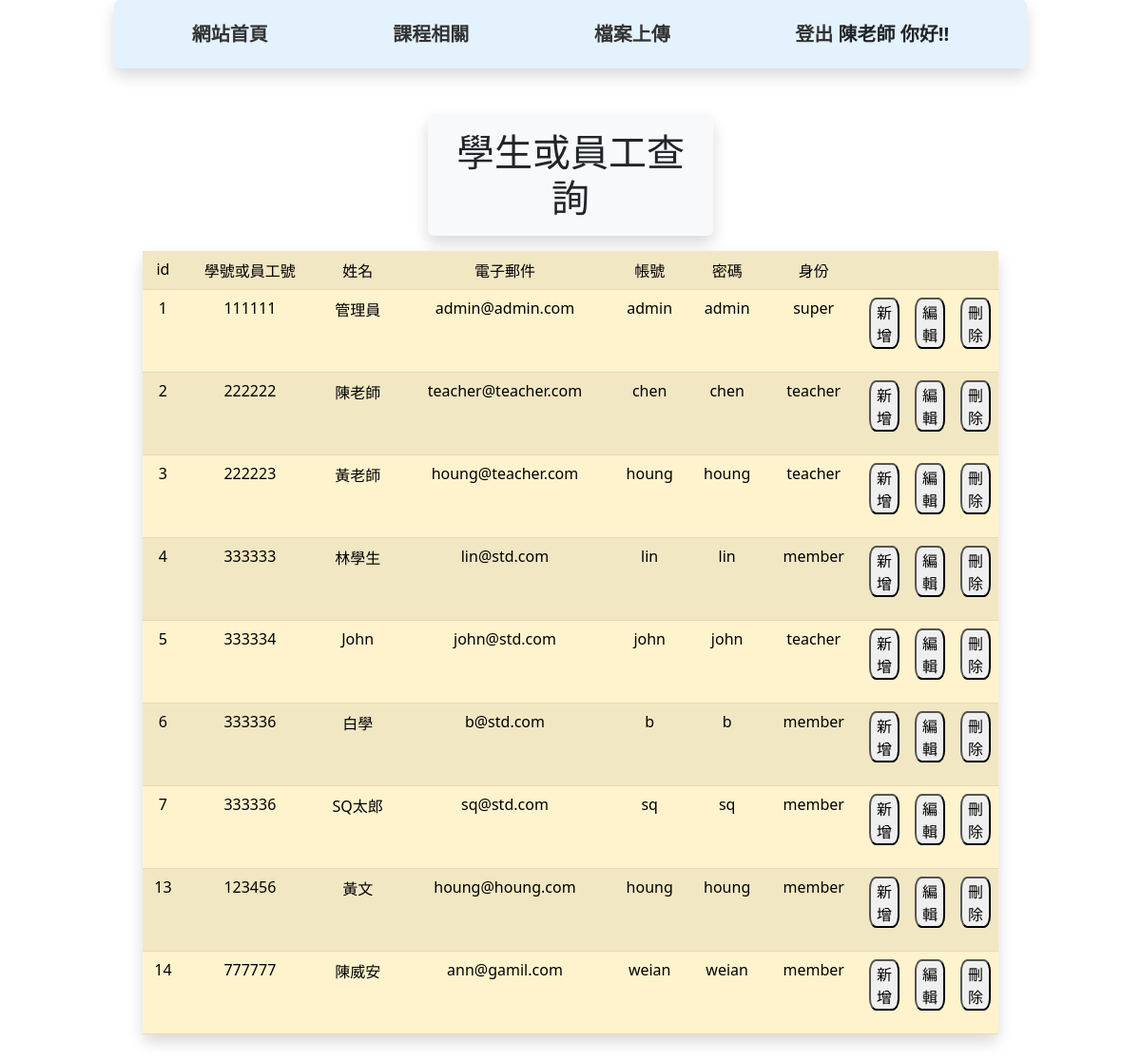
Screenshot of /index.php (signed in) with the database file from the repository.
### tables this page shows
CREATE TABLE `student` (
  `id` int(11) NOT NULL,
  `number` int(16) UNSIGNED NOT NULL,
  `name` varchar(32) NOT NULL,
  `email` varchar(32) NOT NULL,
  `acc` varchar(16) NOT NULL,
  `pw` varchar(16) NOT NULL,
  `power` varchar(11) NOT NULL,
  `img` text NOT NULL
);

### Controller/db.php (called while the page is built, shortened)
<?php
class DB
{
    protected $dsn = "mysql:host=localhost;charset=utf8;dbname=s1120208";
    protected $table;
    protected $user = "s1120208";
    protected $pw = "s1120208";
    protected $pdo;
    function __construct($table)
    {
        $this->pdo = new  PDO($this->dsn, $this->user, $this->pw);
        $this->table = $table;
    }
    function all(...$arg)
    {
        $sql = "select * from $this->table";
        return $this->pdo->query($sql)->fetchAll(PDO::FETCH_ASSOC);
    }
}
?>

### view/query_student.php (the view, shortened to what this page needs)
<?php
$rows = $Student->all();
?>
<table class="table table-Warning table-striped w-75 text-center mx-auto mt-3 shadow p-3 mb-5 bg-body-tertiary rounded">
    <h1 class="shadow p-3 mb-3 bg-body-tertiary rounded w-25 mx-auto mt-3">學生或員工查詢</h1>
    <tr>
        <td>id</td>
        <td>學號或員工號</td>
        <td>姓名</td>
        <td>電子郵件</td>
        <td>帳號</td>
        <td>密碼</td>
        <td>身份</td>
        <td class="table_editDel_td"></td>
        <td class="table_editDel_td"></td>
        <td class="table_editDel_td"></td>
    </tr>
    <?php
    foreach ($rows as $row) {
    ?>
        <tr>
            <td><?= $row['id'] ?></td>
            <td><?= $row['number'] ?></td>
            <td><?= $row['name'] ?></td>
            <td><?= $row['email'] ?></td>
            <td><?= $row['acc'] ?></td>
            <td><?= $row['pw'] ?></td>
            <td><?= $row['power'] ?></td>
            <td>
                <form action="?do=add_student" method="post">
                    <button type='submit'>新增</button>
                </form>
            </td>
            <td>
                <form action="?do=update_student" method="post">
                    <button type='submit'>編輯</button>
                </form>
            </td>
            <td>
                <form action="?do=del_student" method="post">
                    <button type='submit'>刪除</button>
                </form>
            </td>
        </tr>
    <?php
    }
    ?>
</table>

### css/style.css (style rules this page uses)
h1, h2 { text-align: center; }
form button { border-radius: 23%; }
.table_editDel_td { width:5%; }

### header/header_teacher.php (style rules this page uses)
* { box-sizing: border-box; }

### rows the page displays
student: id "1", number "111111", name "管理員", email "admin@admin.com", acc "admin", pw "admin", power "super"
student: id "2", number "222222", name "陳老師", email "teacher@teacher.com", acc "chen", pw "chen", power "teacher"
student: id "3", number "222223", name "黃老師", email "houng@teacher.com", acc "houng", pw "houng", power "teacher"
student: id "4", number "333333", name "林學生", email "lin@std.com", acc "lin", pw "lin", power "member"
student: id "5", number "333334", name "John", email "john@std.com", acc "john", pw "john", power "teacher"
student: id "6", number "333336", name "白學", email "b@std.com", acc "b", pw "b", power "member"
student: id "7", number "333336", name "SQ太郎", email "sq@std.com", acc "sq", pw "sq", power "member"
student: id "13", number "123456", name "黃文", email "houng@houng.com", acc "houng", pw "houng", power "member"
student: id "14", number "777777", name "陳威安", email "ann@gamil.com", acc "weian", pw "weian", power "member"

### other values shown
$_SESSION['name'] "陳老師"
